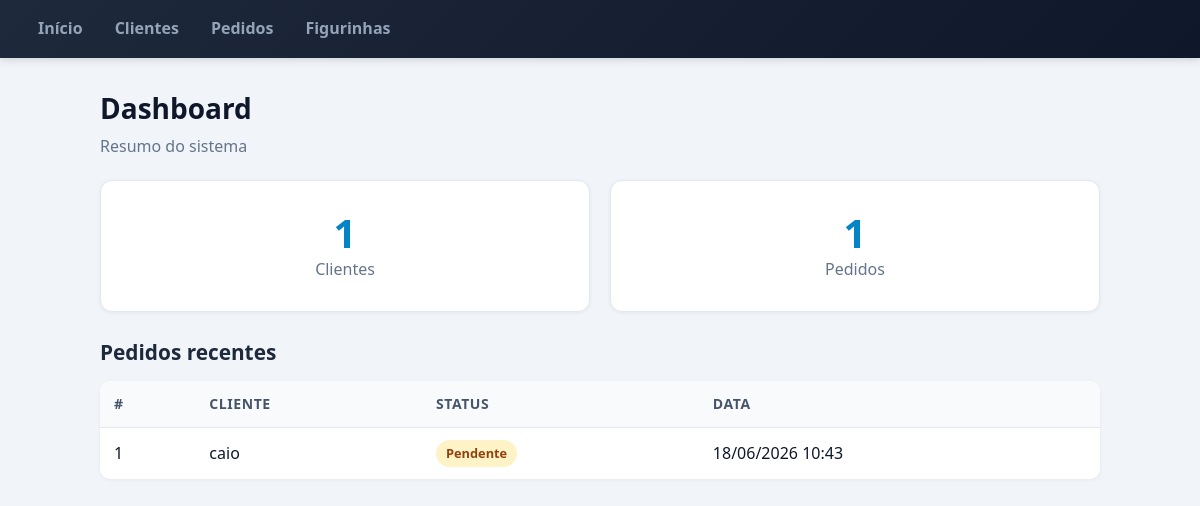
The page / on the database its author committed.
### models/pedido.py (models this page shows, shortened)
class Pedido(ModeloBase):
    __tablename__ = "pedidos"
    cliente_id = db.Column(db.Integer, db.ForeignKey("clientes.id"), nullable=False)
    status = db.Column(db.String(30), nullable=False, default="pendente")
    observacao = db.Column(db.String(255), nullable=True)
    cliente = db.relationship("Cliente", back_populates="pedidos")
    itens = db.relationship(
        "ItemPedido", back_populates="pedido", cascade="all, delete-orphan"
    )
    @classmethod
    def listar_com_cliente(cls):
        return cls.query.order_by(cls.data_criacao.desc()).all()

### models/cliente.py (models this page shows, shortened)
class Cliente(ModeloBase):
    __tablename__ = "clientes"
    nome = db.Column(db.String(120), nullable=False)
    email = db.Column(db.String(120), nullable=False)
    telefone = db.Column(db.String(20), nullable=True)
    pedidos = db.relationship(
        "Pedido", back_populates="cliente", lazy=True, cascade="all, delete-orphan"
    )

### controllers/dashboard_controller.py (the view)
@dashboard_bp.route("/")
def index():
    return render_template(
        "index.html",
        total_clientes=Cliente.query.count(),
        total_pedidos=Pedido.query.count(),
        pedidos_recentes=Pedido.listar_com_cliente()[:5]
    )

### views/templates/index.html (shortened to what this page needs)
{% extends "layout.html" %}
{% block content %}
<h1>Dashboard</h1>
<p class="subtitulo">Resumo do sistema</p>
<div class="cards">
    <div class="card">
        <span class="card-num">{{ total_clientes }}</span>
        <span class="card-label">Clientes</span>
    </div>
    <div class="card">
        <span class="card-num">{{ total_pedidos }}</span>
        <span class="card-label">Pedidos</span>
    </div>
</div>
<h2>Pedidos recentes</h2>
{% if pedidos_recentes %}
<table>
    <thead>
        <tr>
            <th>#</th>
            <th>Cliente</th>
            <th>Status</th>
            <th>Data</th>
        </tr>
    </thead>
    <tbody>
        {% for pedido in pedidos_recentes %}
        <tr>
            <td>{{ pedido.id }}</td>
            <td>{{ pedido.cliente.nome }}</td>
            <td><span class="status-badge status-{{ pedido.status }}">{{ pedido.status }}</span></td>
            <td>{{ pedido.data_criacao.strftime('%d/%m/%Y %H:%M') }}</td>
        </tr>
        {% endfor %}
    </tbody>
</table>
{% else %}
<p class="vazio">Nenhum pedido recente.</p>
{% endif %}
{% endblock %}

### views/static/css/style.css (style rules this page uses)
*, *::before, *::after { box-sizing: border-box; }
body { font-family: "Segoe UI", system-ui, -apple-system, Arial, sans-serif; margin: 0; background: #f1f5f9; color: #0f172a; line-height: 1.6; }
h1 { font-size: 1.75rem; margin: 0 0 0.25rem; color: #0f172a; }
h2 { font-size: 1.3rem; margin: 1.5rem 0 0.75rem; color: #1e293b; }
.subtitulo { color: #64748b; margin: 0 0 1.25rem; }
.cards { display: flex; gap: 20px; margin: 0 0 1.5rem; }
.card { background: #fff; border: 1px solid #e2e8f0; border-radius: 12px; padding: 28px 36px; text-align: center; flex: 1; box-shadow: 0 1px 4px rgba(0, 0, 0, 0.06); transition: transform 0.2s, box-shadow 0.2s; }
.card-num { display: block; font-size: 2.5rem; font-weight: 700; color: #0284c7; line-height: 1.2; }
.card-label { color: #64748b; font-weight: 500; }
table { width: 100%; border-collapse: collapse; background: #fff; border-radius: 10px; overflow: hidden; box-shadow: 0 1px 4px rgba(0, 0, 0, 0.06); margin-bottom: 1rem; }
th, td { padding: 12px 14px; border-bottom: 1px solid #e2e8f0; text-align: left; }
th { background: #f8fafc; font-weight: 600; color: #475569; font-size: 0.875rem; text-transform: uppercase; letter-spacing: 0.04em; }
tbody tr:last-child td { border-bottom: none; }
.status-badge { display: inline-block; padding: 3px 10px; border-radius: 20px; font-size: 0.8rem; font-weight: 600; text-transform: capitalize; }
.status-pendente { background: #fef3c7; color: #92400e; }

### rows shown on the page
Pedido: id "1", cliente.nome "caio", status "Pendente", data_criacao "18/06/2026 10:43"

### other values the page prints
{{ total_clientes }} "1"
{{ total_pedidos }} "1"
